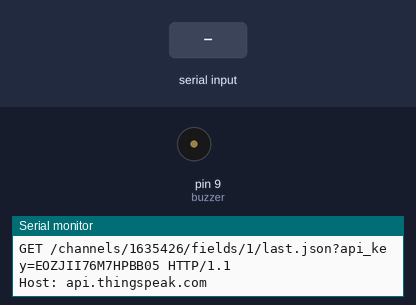
This sketch was run on a simulated Arduino Uno, built with avr-gcc and run on an emulated ATmega328P. On the bench: buzzer (waves = sounding), the last lines printed to the serial monitor. The test bench sets the inputs (shaded band).

Above: at 4.2 s.
4.3 s: "." received over Serial
At 6.6 s:
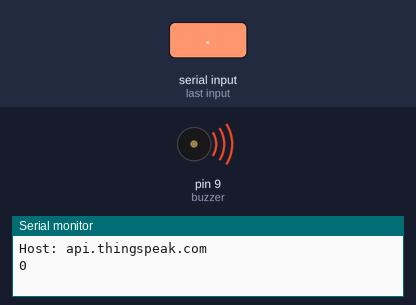
Timing chart, 0 to 8.1 s (numbered marks = the images above; inputs shaded):
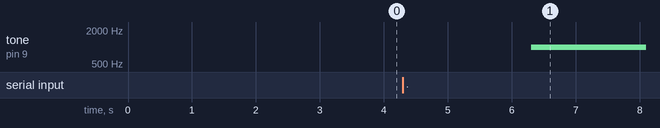

Measured:
- after the input at 4.3 s, tone on pin 9 (buzzer): silent → 1000 Hz after 2.0 s

The sketch:

receive_buzzer.ino
```cpp
const int buzzer = 9;

//float val, voltage, temp;
String ssid     = "Simulator Wifi";  // SSID to connect to
String password = ""; //virtual wifi has no password
String host     = "api.thingspeak.com"; // Open Weather Map API
const int httpPort   = 80;
String url     = "/channels/1635426/fields/1/last.json?api_key=EOZJII76M7HPBB05";
//Replace XXXXXXXXXXXXXXXX by your ThingSpeak Channel API Key

int setupESP8266(void) {
   // Start our ESP8266 Serial Communication
  Serial.begin(115200);   // Serial connection over USB to computer
  Serial.println("AT");   // Serial connection on Tx / Rx port to ESP8266
  delay(10);        // Wait a little for the ESP to respond
  if (Serial.find("OK"))
    Serial.println("ESP8266 OK!!!");

  // Connect to Simulator Wifi
  Serial.println("AT+CWJAP=\"" + ssid + "\",\"" + password + "\"");
  delay(10);        // Wait a little for the ESP to respond
  if (Serial.find("OK"))
    Serial.println("Connected to WiFi!!!");

  // Open TCP connection to the host:
  //ESP8266 connects to the server as a TCP client.

  Serial.println("AT+CIPSTART=\"TCP\",\"" + host + "\"," + httpPort);
  delay(50);        // Wait a little for the ESP to respond
  if (Serial.find("OK"))
   Serial.println("ESP8266 Connected to server!!!") ;

  return 0;
}

int BuzzerESP8266(void) {

 // Construct our HTTP call
  String httpPacket = "GET " + url + " HTTP/1.1\r\nHost: " + host + "\r\n\r\n";
  //String httpPacket = "GET https://api.thingspeak.com/channels/1635450/fields/1.json?api_key=MWXFEWZ2REP36I4H&results=20";
  int length = httpPacket.length();

  // Send our message length
  Serial.print("AT+CIPSEND=");
  Serial.println(length);
  delay(10); // Wait a little for the ESP to respond if (!Serial.find(">")) return -1;

  // Send our http request
  Serial.print(httpPacket);
  delay(10); // Wait a little for the ESP to respond

  while(!Serial.available()) delay(5);
  String saida = "";

  if (Serial.find("\r\n\r\n")){
    	delay(5);

    	unsigned int i = 0;

  		while (!Serial.find("\"field1\":")){}

  		while (i<60000) {
            if(Serial.available()) {
                  int c = Serial.read();
                  if (c == '.')
                      break;
                  if (isDigit(c)) {
                    saida += (char)c;
                  }
            }
      		i++;
        }
    }
  if (Serial.find("SEND OK\r\n")){
    	Serial.println("ESP8266 sends data to the server\n");
  		Serial.println("..........\n");
  }

    return saida.toFloat();


}


void setup() {
  pinMode(buzzer, OUTPUT);
  setupESP8266();

}

void loop() {

  int buzz = BuzzerESP8266();
  Serial.print(buzz);
  if (buzz < 50){
    tone(buzzer, 1000); // Send 1KHz sound signal...
    delay(1000);        // ...for 1 sec
  }
  else{
    noTone(buzzer);     // Stop sound...
    delay(1000);        // ...for 1sec
  }

  delay(1000);
}
```
